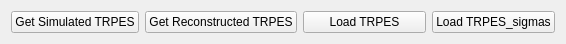
     <widget class="QWidget" name="layoutWidget">
      <property name="geometry">
       <rect>
        <x>5</x>
        <y>6</y>
        <width>566</width>
        <height>30</height>
       </rect>
      </property>
      <layout class="QHBoxLayout" name="horizontalLayout_29">
       <item>
        <widget class="QPushButton" name="pushButton_global_get_simulated">
         <property name="toolTip">
          <string>Get the simulated TRPES from the 'Simulate TRPES' tab</string>
         </property>
         <property name="text">
          <string>Get Simulated TRPES</string>
         </property>
        </widget>
       </item>
       <item>
        <widget class="QPushButton" name="pushButton_get_reconstructed_TRPES">
         <property name="toolTip">
          <string>Get the Reconstructed TRPES from the SVD analysis</string>
         </property>
         <property name="text">
          <string>Get Reconstructed TRPES</string>
         </property>
        </widget>
       </item>
       <item>
        <widget class="QPushButton" name="pushButton_global_load_trpes">
         <property name="toolTip">
          <string>Load a TRPES file, format see readme</string>
         </property>
         <property name="text">
          <string>Load TRPES</string>
         </property>
        </widget>
       </item>
       <item>
        <widget class="QPushButton" name="pushButton_global_load_trpes_sigmas">
         <property name="toolTip">
          <string>Load a TRPES file, format see readme</string>
         </property>
         <property name="text">
          <string>Load TRPES_sigmas</string>
         </property>
        </widget>
       </item>
      </layout>
     </widget>
